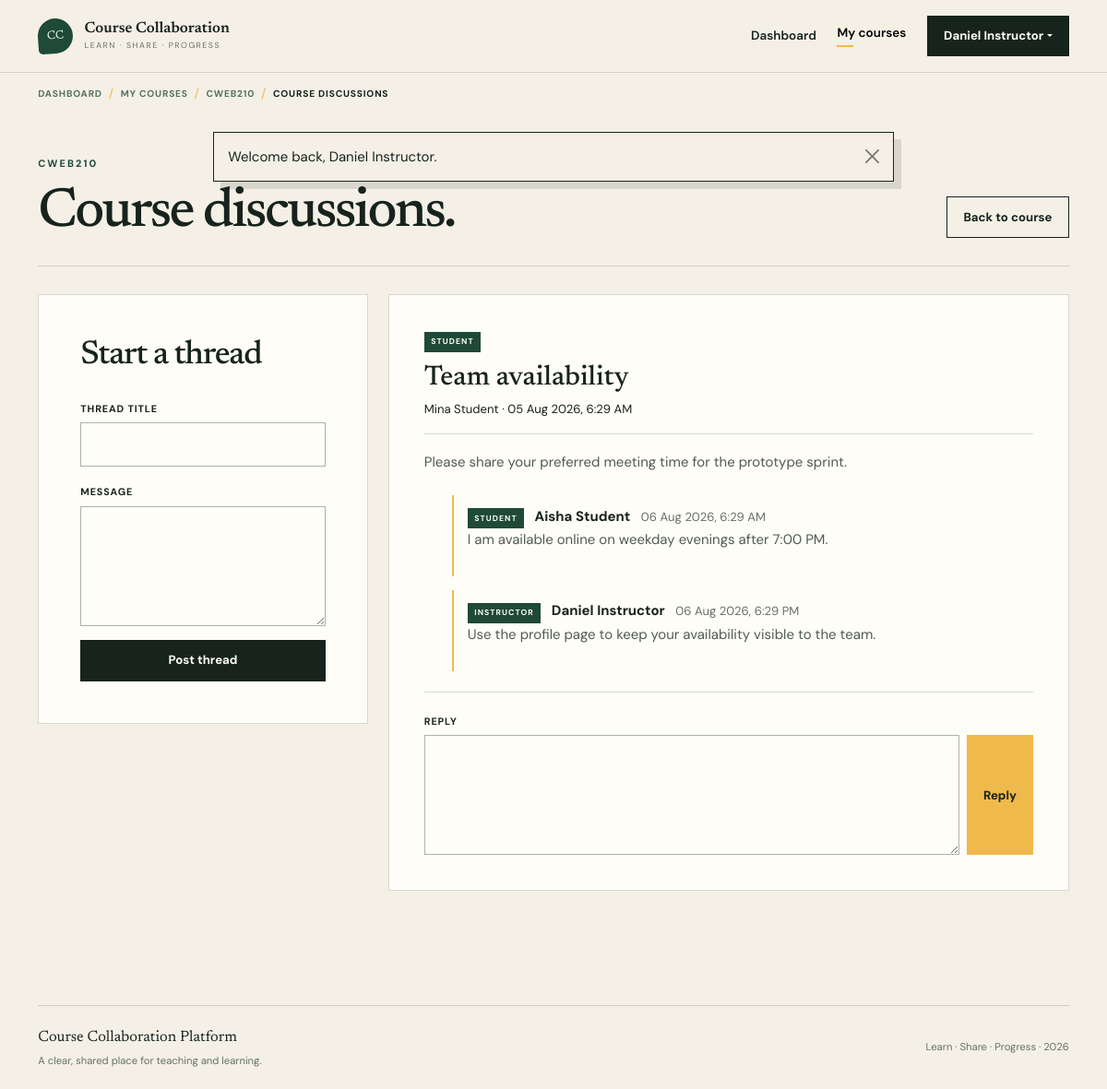
The app's page /discussions.php?course_id=3 (signed in) with its own data.
### tables this page shows
CREATE TABLE users (
    id BIGINT UNSIGNED AUTO_INCREMENT PRIMARY KEY,
    full_name VARCHAR(120) NOT NULL,
    email VARCHAR(190) NOT NULL,
    password_hash VARCHAR(255) NOT NULL,
    role ENUM('student', 'instructor') NOT NULL DEFAULT 'student',
    is_active TINYINT(1) NOT NULL DEFAULT 1,
    created_at TIMESTAMP NOT NULL DEFAULT CURRENT_TIMESTAMP,
    updated_at TIMESTAMP NOT NULL DEFAULT CURRENT_TIMESTAMP ON UPDATE CURRENT_TIMESTAMP,
    UNIQUE KEY uq_users_email (email),
    KEY idx_users_role (role)
);

CREATE TABLE courses (
    id BIGINT UNSIGNED AUTO_INCREMENT PRIMARY KEY,
    instructor_id BIGINT UNSIGNED NOT NULL,
    course_code VARCHAR(30) NOT NULL,
    title VARCHAR(180) NOT NULL,
    description TEXT NULL,
    is_published TINYINT(1) NOT NULL DEFAULT 1,
    created_at TIMESTAMP NOT NULL DEFAULT CURRENT_TIMESTAMP,
    updated_at TIMESTAMP NOT NULL DEFAULT CURRENT_TIMESTAMP ON UPDATE CURRENT_TIMESTAMP,
    UNIQUE KEY uq_courses_code (course_code),
    KEY idx_courses_instructor (instructor_id),
    CONSTRAINT fk_courses_instructor
        FOREIGN KEY (instructor_id) REFERENCES users(id)
        ON UPDATE CASCADE ON DELETE RESTRICT
);

CREATE TABLE discussion_threads (
    id BIGINT UNSIGNED AUTO_INCREMENT PRIMARY KEY,
    course_id BIGINT UNSIGNED NOT NULL,
    author_id BIGINT UNSIGNED NOT NULL,
    title VARCHAR(180) NOT NULL,
    content TEXT NOT NULL,
    created_at TIMESTAMP NOT NULL DEFAULT CURRENT_TIMESTAMP,
    updated_at TIMESTAMP NOT NULL DEFAULT CURRENT_TIMESTAMP ON UPDATE CURRENT_TIMESTAMP,
    KEY idx_threads_course_date (course_id, created_at),
    KEY idx_threads_author (author_id),
    CONSTRAINT fk_threads_course
        FOREIGN KEY (course_id) REFERENCES courses(id)
        ON UPDATE CASCADE ON DELETE CASCADE,
    CONSTRAINT fk_threads_author
        FOREIGN KEY (author_id) REFERENCES users(id)
        ON UPDATE CASCADE ON DELETE RESTRICT
);

CREATE TABLE discussion_replies (
    id BIGINT UNSIGNED AUTO_INCREMENT PRIMARY KEY,
    thread_id BIGINT UNSIGNED NOT NULL,
    author_id BIGINT UNSIGNED NOT NULL,
    content TEXT NOT NULL,
    created_at TIMESTAMP NOT NULL DEFAULT CURRENT_TIMESTAMP,
    updated_at TIMESTAMP NOT NULL DEFAULT CURRENT_TIMESTAMP ON UPDATE CURRENT_TIMESTAMP,
    KEY idx_replies_thread_date (thread_id, created_at),
    KEY idx_replies_author (author_id),
    CONSTRAINT fk_replies_thread
        FOREIGN KEY (thread_id) REFERENCES discussion_threads(id)
        ON UPDATE CASCADE ON DELETE CASCADE,
    CONSTRAINT fk_replies_author
        FOREIGN KEY (author_id) REFERENCES users(id)
        ON UPDATE CASCADE ON DELETE RESTRICT
);

### config/app.php (called while the page is built, shortened)
<?php
function url(string $path = ''): string
{
    return BASE_URL . ($path !== '' ? '/' . ltrim($path, '/') : '');
}
function e(?string $value): string
{
    return htmlspecialchars($value ?? '', ENT_QUOTES | ENT_SUBSTITUTE, 'UTF-8');
}

### includes/auth.php (called while the page is built, shortened)
<?php
require_once __DIR__ . '/../config/app.php';
require_once __DIR__ . '/../config/database.php';
function current_user(): ?array
{
    return isset($_SESSION['user']) && is_array($_SESSION['user']) ? $_SESSION['user'] : null;
}
function pull_flashes(): array
{
    $flashes = $_SESSION['flashes'] ?? [];
    return is_array($flashes) ? $flashes : [];
}
function dashboard_path(array $user): string
{
    return ($user['role'] ?? '') === 'instructor' ? 'instructor/dashboard.php' : 'student/dashboard.php';
}
function format_datetime(?string $value, string $fallback = 'Not available'): string
{
    $timestamp = strtotime($value);
    return $timestamp === false ? $fallback : date('d M Y, g:i A', $timestamp);
}

### config/database.php (called while the page is built, shortened)
<?php
function database(): PDO
{
    static $connection = null;
    if ($connection instanceof PDO) {
        return $connection;
    }
    $host = getenv('DB_HOST') ?: '127.0.0.1';
    $port = getenv('DB_PORT') ?: '3306';
    $name = getenv('DB_NAME') ?: 'course_collaboration';
    $username = getenv('DB_USER') ?: 'root';
    $password = getenv('DB_PASS') ?: '';
    $dsn = "mysql:host={$host};port={$port};dbname={$name};charset=utf8mb4";
    try {
        $connection = new PDO($dsn, $username, $password, [
            PDO::ATTR_ERRMODE => PDO::ERRMODE_EXCEPTION,
            PDO::ATTR_DEFAULT_FETCH_MODE => PDO::FETCH_ASSOC,
            PDO::ATTR_EMULATE_PREPARES => false,
        ]);
    } catch (PDOException $exception) {
        error_log('Database connection failed: ' . $exception->getMessage());
        throw new RuntimeException('Unable to connect to the database. Check the application configuration.');
    }
    return $connection;
}

### discussions.php (the view, shortened to what this page needs)
<?php
require_once __DIR__ . '/includes/auth.php';
$user = require_login();
$courseId = positive_id($_GET['course_id'] ?? $_POST['course_id'] ?? null)
    ?? not_found('Invalid course ID.');
$page = positive_id($_GET['page'] ?? $_POST['page'] ?? null) ?? 1;
$threadsPerPage = 5;
$courseStatement = database()->prepare(
    'SELECT c.*, u.full_name AS instructor_name
     FROM courses c
     JOIN users u ON u.id = c.instructor_id
     WHERE c.id = :course'
);
$courseStatement->execute(['course' => $courseId]);
$course = $courseStatement->fetch() ?: not_found('Course not found.');
$countStatement = database()->prepare(
    'SELECT COUNT(*)
     FROM discussion_threads
     WHERE course_id = :course'
);
$countStatement->execute(['course' => $courseId]);
$totalThreads = (int) $countStatement->fetchColumn();
$totalPages = max(1, (int) ceil($totalThreads / $threadsPerPage));
$page = min($page, $totalPages);
$offset = ($page - 1) * $threadsPerPage;
$threadStatement = database()->prepare(
    'SELECT t.*, u.full_name AS author_name, u.role AS author_role
     FROM discussion_threads t
     JOIN users u ON u.id = t.author_id
     WHERE t.course_id = :course
     ORDER BY t.created_at DESC, t.id DESC
     LIMIT :limit OFFSET :offset'
);
$threadStatement->bindValue(':course', $courseId, PDO::PARAM_INT);
$threadStatement->bindValue(':limit', $threadsPerPage, PDO::PARAM_INT);
$threadStatement->bindValue(':offset', $offset, PDO::PARAM_INT);
$threadStatement->execute();
$threads = $threadStatement->fetchAll();
$replyStatement = database()->prepare(
    'SELECT r.*, u.full_name AS author_name, u.role AS author_role
     FROM discussion_replies r
     JOIN users u ON u.id = r.author_id
     WHERE r.thread_id = :thread
     ORDER BY r.created_at'
);
foreach ($threads as &$thread) {
    $replyStatement->execute(['thread' => $thread['id']]);
    $thread['replies'] = $replyStatement->fetchAll();
}
$coursePath = $user['role'] === 'student' ? 'student' : 'instructor';
$courseBreadcrumb = [
    'label' => $course['course_code'],
    'url' => url($coursePath . '/course.php?id=' . $courseId),
];
$pageTitle = 'Course discussions';
$activePage = $user['role'] === 'student' ? 'my-courses' : 'instructor-courses';
require __DIR__ . '/includes/header.php';
?>
<section class="app-shell">
    <div class="container">
        <div class="page-heading">
            <div>
                <p class="eyebrow"><?= e($course['course_code']) ?></p>
                <h1>Course discussions.</h1>
            </div>
            <a
                class="btn btn-outline-ink"
                href="<?= e(url($coursePath . '/course.php?id=' . $courseId)) ?>"
            >Back to course</a>
        </div>
        <div class="row g-4">
            <div class="col-lg-4">
                <div class="content-panel sticky-lg-top app-sticky">
                    <h2 class="form-title">Start a thread</h2>
                    <form method="post">
                        <div class="mb-3">
                            <label class="form-label" for="title">Thread title</label>
                            <input class="form-control" id="title" name="title" required>
                        </div>
                        <div class="mb-3">
                            <label class="form-label" for="content">Message</label>
                            <textarea class="form-control" id="content" name="content" required></textarea>
                        </div>
                        <button class="btn btn-ink w-100" type="submit">Post thread</button>
                    </form>
                </div>
            </div>
            <div class="col-lg-8">
                <?php if ($threads === []): ?>
                    <div class="content-panel empty-state">
                        <h3>No discussions yet</h3>
                        <p>Start the first course conversation.</p>
                    </div>
                <?php else: ?>
                    <?php foreach ($threads as $thread): ?>
                        <article class="discussion-thread" id="thread-<?= $thread['id'] ?>">
                            <header>
                                <span class="role-chip"><?= e($thread['author_role']) ?></span>
                                <h2><?= e($thread['title']) ?></h2>
                                <small>
                                    <?= e($thread['author_name']) ?>
                                    &middot;
                                    <?= e(format_datetime($thread['created_at'])) ?>
                                </small>
                            </header>
                            <p><?= nl2br(e($thread['content'])) ?></p>
                            <div class="reply-list">
                                <?php foreach ($thread['replies'] as $reply): ?>
                                    <div class="reply">
                                        <span class="role-chip"><?= e($reply['author_role']) ?></span>
                                        <strong><?= e($reply['author_name']) ?></strong>
                                        <small><?= e(format_datetime($reply['created_at'])) ?></small>
                                        <p><?= nl2br(e($reply['content'])) ?></p>
                                    </div>
                                <?php endforeach; ?>
                            </div>
                            <form method="post" class="reply-form">
                                <label class="form-label" for="reply-<?= $thread['id'] ?>">Reply</label>
                                <div class="d-flex gap-2">
                                    <textarea
                                        class="form-control"
                                        id="reply-<?= $thread['id'] ?>"
                                        name="content"
                                        rows="2"
                                        required
                                    ></textarea>
                                    <button class="btn btn-sun" type="submit">Reply</button>
                                </div>
                            </form>
                        </article>
                    <?php endforeach; ?>
                <?php endif; ?>
            </div>
        </div>
    </div>
</section>
<?php require __DIR__ . '/includes/footer.php'; ?>

### includes/header.php (shortened to what this page needs)
<?php
require_once __DIR__ . '/auth.php';
$pageTitle = $pageTitle ?? 'Learn together';
$activePage = $activePage ?? 'home';
$authenticatedUser = current_user();
$flashes = pull_flashes();
$breadcrumbSections = [
    'browse-courses' => ['label' => 'Browse courses', 'url' => url('student/courses.php')],
    'my-courses' => ['label' => 'My courses', 'url' => url('student/enrolled.php')],
    'instructor-courses' => ['label' => 'My courses', 'url' => url('instructor/courses.php')],
];
$courseBreadcrumb = $courseBreadcrumb ?? null;
$breadcrumbs = [];
if ($activePage !== 'home') {
    $isDashboard = in_array($activePage, ['student-dashboard', 'instructor-dashboard'], true);
    if ($authenticatedUser !== null) {
        $breadcrumbs[] = [
            'label' => 'Dashboard',
            'url' => $isDashboard ? null : url(dashboard_path($authenticatedUser)),
        ];
    } else {
        $breadcrumbs[] = ['label' => 'Home', 'url' => url()];
    }
    if (!$isDashboard) {
        $section = $breadcrumbSections[$activePage] ?? null;
        if ($section !== null && $section['label'] !== $pageTitle) {
            $breadcrumbs[] = $section;
        }
        if (
            is_array($courseBreadcrumb)
            && isset($courseBreadcrumb['label'], $courseBreadcrumb['url'])
            && $courseBreadcrumb['label'] !== $pageTitle
        ) {
            $breadcrumbs[] = $courseBreadcrumb;
        }
        $breadcrumbs[] = ['label' => $pageTitle, 'url' => null];
    }
}
?>
<!doctype html>
<html lang="en">
<head>
    <link href="https://cdn.jsdelivr.net/npm/bootstrap@5.3.3/dist/css/bootstrap.min.css" rel="stylesheet">
    <link rel="stylesheet" href="<?= e(url('assets/css/style.css')) ?>">
</head>
<body>
<header class="site-header">
    <nav class="navbar navbar-expand-lg" aria-label="Main navigation">
        <div class="container py-2">
            <a class="navbar-brand brand-lockup" href="<?= e(url()) ?>" aria-label="Course Collaboration Platform home">
                <span class="brand-mark" aria-hidden="true">CC</span>
                <span>
                    <strong>Course Collaboration</strong>
                    <small>Learn &middot; Share &middot; Progress</small>
                </span>
            </a>
            <div class="collapse navbar-collapse" id="mainNavigation">
                <ul class="navbar-nav ms-auto align-items-lg-center gap-lg-2">
                    <?php if ($authenticatedUser === null): ?>
                        <li class="nav-item">
                            <a class="nav-link <?= $activePage === 'home' ? 'active' : '' ?>" <?= $activePage === 'home' ? 'aria-current="page"' : '' ?> href="<?= e(url()) ?>">Home</a>
                        </li>
                        <li class="nav-item"><a class="nav-link <?= $activePage === 'login' ? 'active' : '' ?>" href="<?= e(url('auth/login.php')) ?>">Sign in</a></li>
                        <li class="nav-item ms-lg-2"><a class="btn btn-ink" href="<?= e(url('auth/register.php')) ?>">Create account</a></li>
                    <?php else: ?>
                        <li class="nav-item"><a class="nav-link <?= $activePage === 'instructor-dashboard' ? 'active' : '' ?>" href="<?= e(url('instructor/dashboard.php')) ?>">Dashboard</a></li>
                        <li class="nav-item"><a class="nav-link <?= $activePage === 'instructor-courses' ? 'active' : '' ?>" href="<?= e(url('instructor/courses.php')) ?>">My courses</a></li>
                    <?php endif; ?>
                    <?php if ($authenticatedUser !== null): ?>
                        <li class="nav-item dropdown ms-lg-2">
                            <button class="btn btn-ink dropdown-toggle" data-bs-toggle="dropdown" type="button" aria-expanded="false"><?= e($authenticatedUser['full_name']) ?></button>
                        </li>
                    <?php endif; ?>
                </ul>
            </div>
        </div>
    </nav>
</header>
<?php if ($breadcrumbs !== []): ?>
    <nav class="breadcrumb-bar" aria-label="Breadcrumb">
        <div class="container">
            <ol class="app-breadcrumb">
                <?php foreach ($breadcrumbs as $breadcrumb): ?>
                    <li>
                        <?php if ($breadcrumb['url'] !== null): ?>
                            <a href="<?= e($breadcrumb['url']) ?>"><?= e($breadcrumb['label']) ?></a>
                        <?php else: ?>
                            <span aria-current="page"><?= e($breadcrumb['label']) ?></span>
                        <?php endif; ?>
                    </li>
                <?php endforeach; ?>
            </ol>
        </div>
    </nav>
<?php endif; ?>
<?php if ($flashes !== []): ?>
    <div class="flash-stack container" aria-live="polite">
        <?php foreach ($flashes as $flash): ?>
            <div class="alert alert-
            <?= e(in_array($flash['type'], ['success', 'danger', 'warning', 'info'], true) ?
            $flash['type'] : 'info') ?> alert-dismissible fade show" role="alert">
                <?= e($flash['message']) ?>
                <button type="button" class="btn-close" data-bs-dismiss="alert" aria-label="Close"></button>
            </div>
        <?php endforeach; ?>
    </div>
<?php endif; ?>
<main id="main-content">

### records on screen
users: full_name "Daniel Instructor"
courses: course_code "CWEB210"
discussion_threads: author.role "STUDENT", title "Team availability", author.full_name "Mina Student", created_at "05 Aug 2026, 6:29 AM", content "Please share your preferred meeting time for the prototype sprint."
discussion_replies: author.role "STUDENT", author.full_name "Aisha Student", created_at "06 Aug 2026, 6:29 AM", content "I am available online on weekday evenings after 7:00 PM."
discussion_replies: author.role "INSTRUCTOR", author.full_name "Daniel Instructor", created_at "06 Aug 2026, 6:29 PM", content "Use the profile page to keep your availability visible to the team."

### other values on screen
$breadcrumb['label'] "DASHBOARD"
$breadcrumb['label'] "MY COURSES"
$breadcrumb['label'] "CWEB210"
$breadcrumb['label'] "COURSE DISCUSSIONS"
$flash['message'] "Welcome back, Daniel Instructor."
